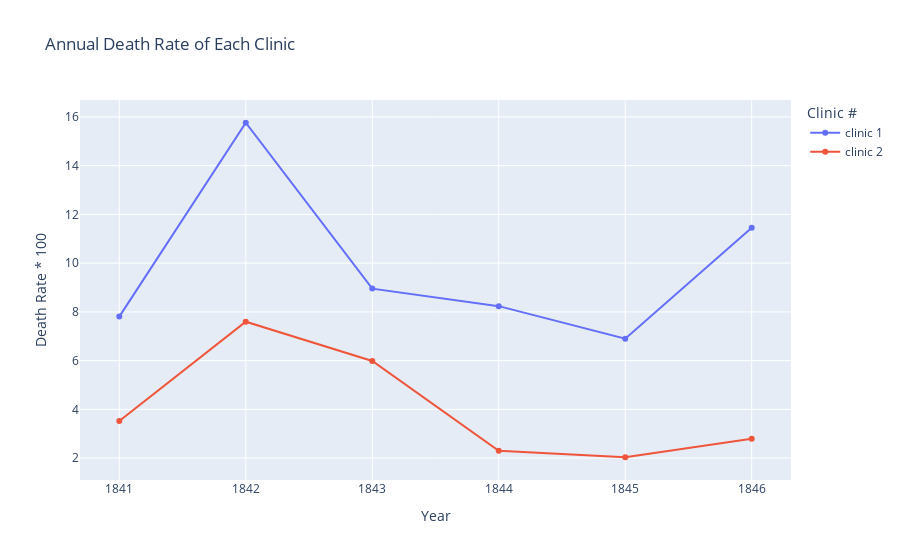

Notebook code cell kept with this figure:
### Markdown cell above
Overall, more people were born from clinic 1, but also more people died in clinic 1. Noticeably in 1842, there is a spike in the number of deaths for clinic 1 accounted for by 518 deaths in a total 3287 births. Meanwhile, clinic 2 seems to be more successful reducing the number of deaths from 1842 onwards. More and more women decided to give birth at clinic 2, hence the gradual increasing number of births.

Arguably, from 1845 to 1846, despite rising number of deaths from 241 deaths to 459 deaths for clinic 1, there were still women gave birth there.

Now we move on to calculate the annual death rate (total number of deaths / total number of births) of each clinic.

### Code cell
fig = px.line(data_frame=df_yearly_deaths,
              x='year',
              y='death_percentage',
              color='clinic',
              markers=True,
              title='Annual Death Rate of Each Clinic',
              labels={
                  'year': 'Year',
                  'death_percentage': 'Death Rate * 100',
                  'clinic': 'Clinic #',
              })
fig.show()

### Figure 1 — Plotly figure (JSON) as saved in the notebook; plotly's stock layout.template omitted (floating-point values rounded to 4 significant figures)
{"data": [{"hovertemplate": "Clinic #=clinic 1<br>Year=%{x}<br>Death Rate * 100=%{y}<extra></extra>", "legendgroup": "clinic 1", "line": {"color": "#636efa", "dash": "solid"}, "marker": {"symbol": "circle"}, "mode": "lines+markers", "name": "clinic 1", "orientation": "v", "showlegend": true, "type": "scatter", "x": [1841, 1842, 1843, 1844, 1845, 1846], "xaxis": "x", "y": [7.806, 15.76, 8.954, 8.236, 6.901, 11.45], "yaxis": "y"}, {"hovertemplate": "Clinic #=clinic 2<br>Year=%{x}<br>Death Rate * 100=%{y}<extra></extra>", "legendgroup": "clinic 2", "line": {"color": "#EF553B", "dash": "solid"}, "marker": {"symbol": "circle"}, "mode": "lines+markers", "name": "clinic 2", "orientation": "v", "showlegend": true, "type": "scatter", "x": [1841, 1842, 1843, 1844, 1845, 1846], "xaxis": "x", "y": [3.522, 7.597, 5.988, 2.3, 2.036, 2.797], "yaxis": "y"}], "layout": {"legend": {"title": {"text": "Clinic #"}, "tracegroupgap": 0}, "title": {"text": "Annual Death Rate of Each Clinic"}, "xaxis": {"anchor": "y", "domain": [0, 1], "title": {"text": "Year"}}, "yaxis": {"anchor": "x", "domain": [0, 1], "title": {"text": "Death Rate * 100"}}}}
